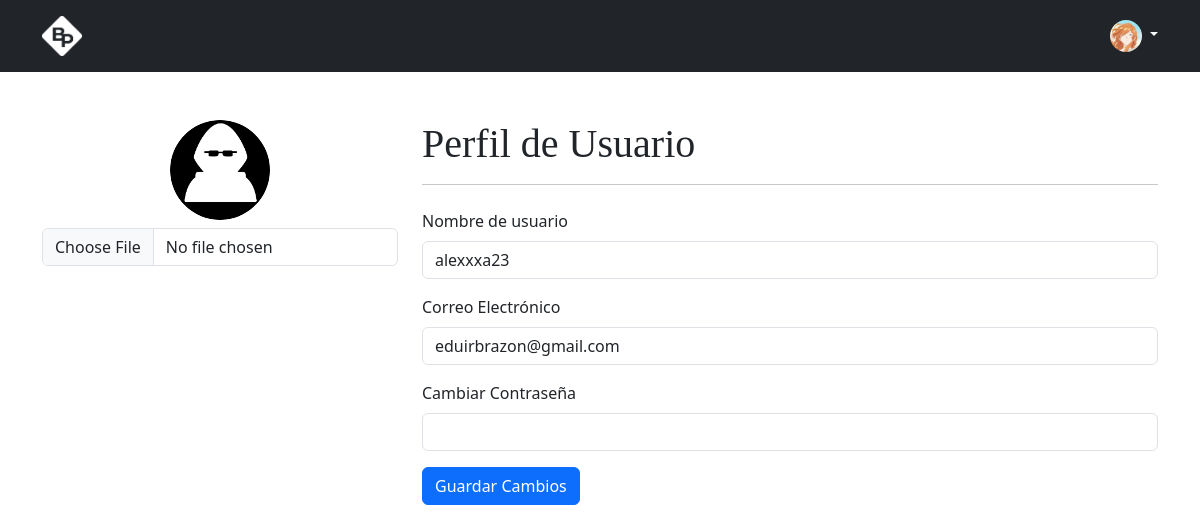
The app's page /auth/profile/2 (signed in) with its own data.
### blogr/models.py (models this page shows, shortened)
class User(db.Model):
    __tablename__ = 'users'
    id = db.Column(db.Integer, primary_key=True)
    username = db.Column(db.String(50), nullable=False)
    email = db.Column(db.String(120), unique=True, nullable=False)
    password = db.Column(db.Text, nullable=False)
    photo = db.Column(db.String(200))

### blogr/auth.py (the view, shortened to what this page needs)
@bp.route('/profile/<int:id>', methods=('GET', 'POST'))
@login_required
def profile(id):
    user = User.query.get_or_404(id)
    return render_template('auth/profile.html', user = user)

### blogr/auth.py (called while the page is built)
@bp.before_app_request
def load_logged_in_user():
    user_id = session.get('user_id')
    if user_id is None:
        g.user = None
    else:
        g.user = User.query.get_or_404(user_id)

def login_required(view):
    @functools.wraps(view)
    def wrapped_view(**kwargs):
        if g.user is None:
            return redirect(url_for('auth.login'))
        return view(**kwargs)
    return wrapped_view

### blogr/templates/auth/profile.html
{% extends 'base.html' %}
{% block content %}
<div class="container">
    <form method="post" class="row mt-5" enctype="multipart/form-data">
        <div class="col-md-4">
            <div class="text-center">
                {% if user.photo is none %}
                <img src="{{ url_for('static', filename = 'img/user-dark.png') }}" width="100"
                    class="profile-image rounded-circle mb-2" alt="Foto de perfil">
                {% else %}
                <img src="{{ url_for('static', filename = user.photo ) }}" width="100"
                    class="profile-image rounded-circle mb-2" alt="Foto de perfil">
                {% endif %}
                <div class="mb-3">
                    <input type="file" id="photo" name="photo" class="form-control">
                </div>
            </div>
        </div>
        <div class="col-md-8">
            <h1>{% block title %} Perfil de Usuario {% endblock %}</h1>
            <hr class="mb-4">
            <div class="mb-3">
                <label for="username" class="form-label">Nombre de usuario</label>
                <input type="text" class="form-control" id="username" name="username" value="{{user.username}}"
                    required>
            </div>
            <div class="mb-3">
                <label for="email" class="form-label">Correo Electrónico</label>
                <input type="email" class="form-control" id="email" name="email" value="{{user.email}}" readonly>
            </div>
            <div class="mb-3">
                <label for="password" class="form-label">Cambiar Contraseña</label>
                <input type="password" class="form-control" id="password" name="password">
            </div>
            <button type="submit" class="btn btn-primary">Guardar Cambios</button>
        </div>
    </form>
</div>
{% endblock %}

### blogr/templates/base.html (shortened to what this page needs)
<!DOCTYPE html>
<html lang="es">
<head>
    <link rel="stylesheet" href="{{ url_for('static', filename = 'css/bootstrap.min.css') }}">
    <link rel="stylesheet" href="{{ url_for('static', filename = 'css/style.css') }}">
</head>
<body>
    {% block header %}
    <header class="p-3 text-bg-dark">
        <div class="container">
            <div class="d-flex align-items-center justify-content-between">
                <a href="{{ url_for('home.index') }}" class="d-flex align-items-center mb-2 mb-lg-0 text-white text-decoration-none">
                    <img src="{{ url_for('static', filename = 'img/bp-light.png') }}" alt="blog posts" width="40">
                </a>
                <div class="text-end">
                    {% if not g.user %}
                    <a href="{{ url_for('auth.login') }}" class="btn btn-outline-light me-2">Iniciar sesión</a>
                    <a href="{{ url_for('auth.register') }}" class="btn btn-warning">Registrate</a>
                    {% else %}
                    <a href="#" class="link-light text-decoration-none dropdown-toggle" data-bs-toggle="dropdown">
                        {% if g.user.photo is none %}
                        <img src="{{ url_for('static', filename = 'img/user-light.png') }}" alt="mdo" width="32" height="32" class="rounded-circle">
                        {% else %}
                        <img src="{{ url_for('static', filename = g.user.photo) }}" alt="mdo" width="32" height="32" class="rounded-circle">
                        {% endif %}
                    </a>
                    {% endif %}
                </div>
            </div>
        </div>
    </header>
    {% endblock %}
    {% block content %}
    {% endblock %}
</body>
</html>

### blogr/static/css/style.css (style rules this page uses)
h1, h2, h3, h4, h5, h6 { font-family: Amiri, Georgia, "Times New Roman", serif; }

### records on screen
User: photo (picture)
User: username "alexxxa23", email "eduirbrazon@gmail.com"
